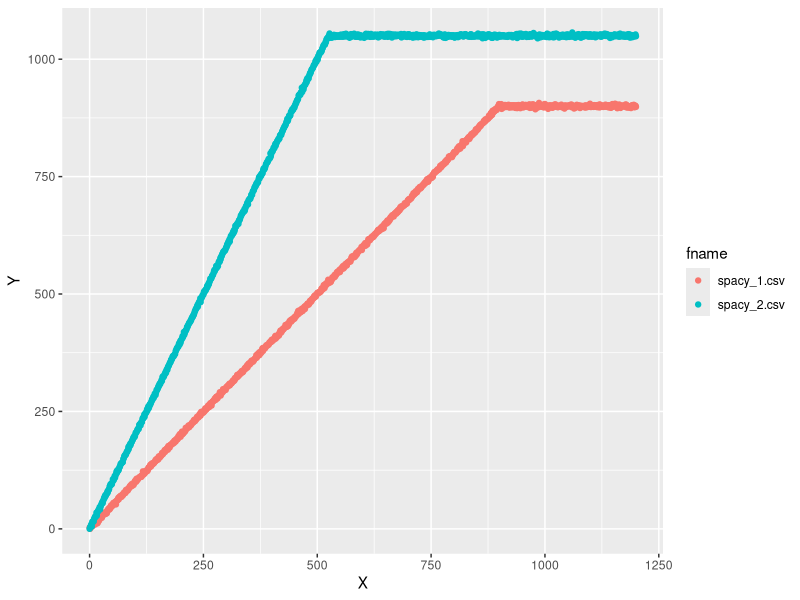

Here is the R script that generated this plot: (Note: this script raises an error after producing the figure.)
# setup.R

# used for generating the sample data for the presentation

suppressPackageStartupMessages({
  library(dplyr)
  library(tidyr)
  library(ggplot2)
  library(purrr)
})

#' Create a bent data profile
#' 
#' @param N Integer scalar, number of rows in output
#' @param m Numeric scalar, slope of line
#' @param mx Numeric scalar, clipping value
#' @param s Numeric scalar, standard deviation of additive noise
#' @param colname1 Character scalar, name of independent variable
#' @param colname2 Character scalar, name of dependent variable
make_bent_data <- function( x, m, mx, s, colname1, colname2 ) {
  y <- pmin( mx, x * m )
  y <- y + rnorm( length( x ), 0, s )
  DF <- data.frame( x = x
                  , y = y
                  )
  setNames( DF, c( colname1, colname2 ) )
}

write_spacy_csv <- function( DF, fname ) {
  con <- textConnection( "s", "w", local = TRUE )
  write.table( DF, file = con, sep = ",", row.names = FALSE, quote = FALSE )
  close( con )
  con <- file( fname, open = "w" )
  writeLines( c( s[ 1 ], "header info" ), con )
  writeLines( s[ -1 ], con )
  close( con )
}

x <- 0:1200
s <- 2
set.seed(42)
dta <- (   data.frame( fname = paste0( "spacy_", 1:2, ".csv" )
                     , m = 1:2
                     , mx = c( 900, 1050 )
                     )
       %>% rowwise()
       %>% mutate( data = list( make_bent_data( x
                                              , m = m
                                              , mx = mx
                                              , s = s
                                              , colname1 = "X"
                                              , colname2 = "Y"
                                              )
                              )
                 )
       %>% ungroup()
       )

(   dta
%>% unnest( cols = "data" )
%>% ggplot( aes( x = X, y = Y, colour = fname ) ) ) +
  geom_point()

(   dta
%>% select( fname, data )
%>% pwalk( function( fname, data ) {
              write_spacy_csv( data, file.path( "data", fname ) )
           }
         )
)

